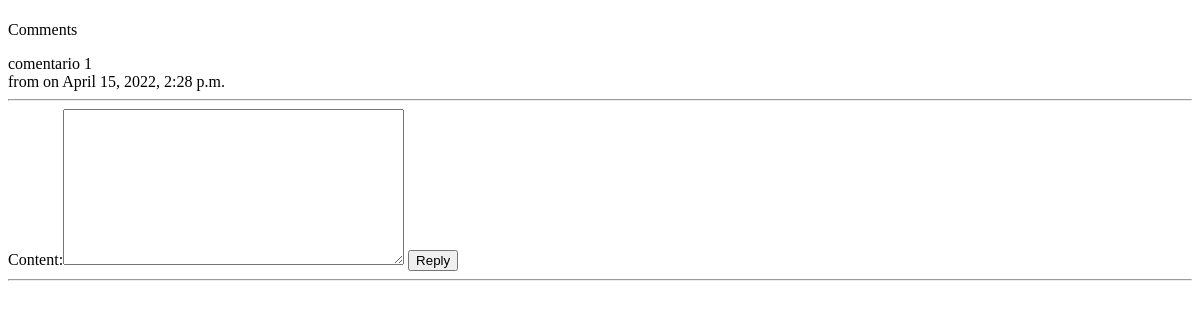
Page /comments/8/ on the earlier database version.
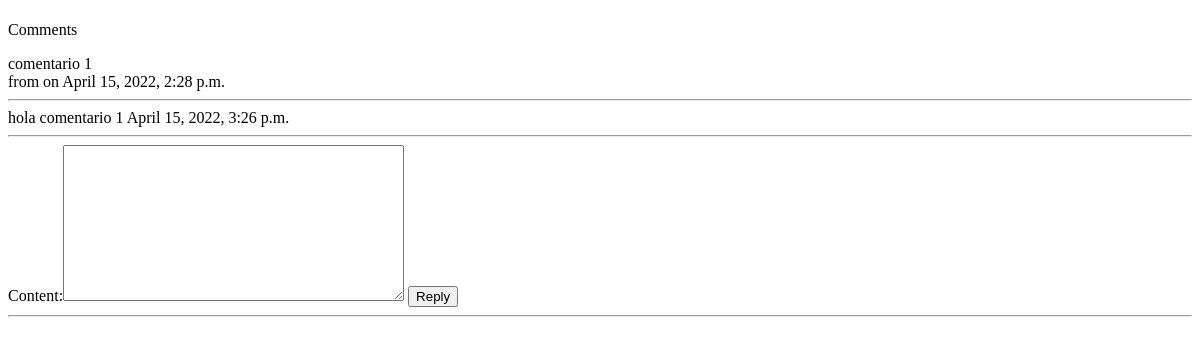
Same page on the later database version.
### comments/models.py (models this page shows, shortened)
class Comment(models.Model):
    name = models.CharField(max_length=100)
    content_type = models.ForeignKey(ContentType, on_delete=models.CASCADE)
    object_id = models.PositiveIntegerField()
    content_object = GenericForeignKey('content_type', 'object_id')
    parent = models.ForeignKey('self', null=True, blank=True, on_delete=models.CASCADE)
    content = models.TextField()
    timestamp = models.DateTimeField(auto_now_add=True)
    class Meta:
        ordering = ['-timestamp']
    def children(self):
        return Comment.objects.filter(parent=self)

### comments/views.py (the view, shortened to what this page needs)
# urls.py: path('<int:id>/', views.comment_thread, name = 'thread'),
def comment_thread(request, id):
    obj =  get_object_or_404(Comment, id=id)
    content_object = obj.content_object
    content_id = obj.content_object.id
    initial_data = {
        'content_type': obj.content_type,
        'object_id': obj.object_id
    }
    form = CommentForm(request.POST or None,initial=initial_data)
    context = {
        'comment':obj,
        'form': form
    }
    return render(request, 'comment_thread.html',context)

### comments/forms.py
class CommentForm(forms.Form):
    content_type = forms.CharField(widget=forms.HiddenInput)
    object_id = forms.IntegerField(widget=forms.HiddenInput)
    content = forms.CharField(widget=forms.Textarea)

### templates/comment_thread.html (shortened to what this page needs)
{% extends 'index.html' %}
{% block content %}
    <div>
        <p class='lead'>Comments</p>
        <div>
        {{comment.content}}
        <br/>
        from {{comment.name}} on {{comment.timestamp}}
       <br/>
       <hr/>
        {% for child_comment in comment.children %}
        <div>
            {{child_comment.content}}
            {{child_comment.timestamp}}
            <hr/>
        </div>
        {% endfor %}
            <form method='POST' action='.'>{%csrf_token%}
                {{form}}
                <input type='submit' value='Reply'>
            </form>
        </div>
        <hr/>
    </div>
{% endblock content %}

Differences in the rows shown:
added Comment: content "hola comentario 1", timestamp "April 15, 2022, 3:26 p.m."
